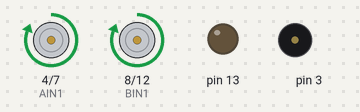
The sketch below on a simulated Arduino Uno, built with avr-gcc and run on an emulated ATmega328P. On the bench: motor-driver pin pairs drawn as motors (green arrow = first pin HIGH = forward, orange = second pin HIGH = backward, longer = more drive, scaled by the enable pin), output pins drawn as LEDs (lit = HIGH), buzzer (waves = sounding).

Above: at 7.5 s.
At 12.5 s:
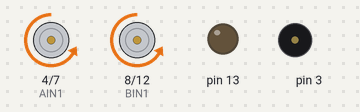
Timing chart, 0 to 16.5 s (numbered marks = the images above):
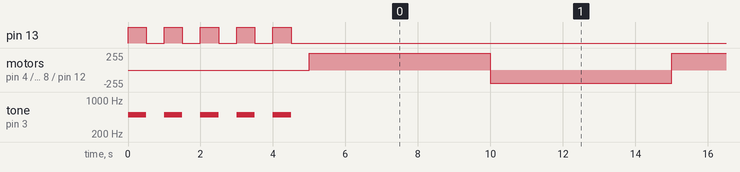

Measured:
- by itself, motor on pin 4 (AIN1) / pin 7 (AIN2), motor on pin 8 (BIN1) / pin 12 (BIN2): alternates forward 255/255 for 5.0 s and backward 200/255 for 5.0 s

The sketch:

arduino_motor_shield.ino
```cpp
long frequency = 500; //频率, 单位Hz

//Motor A
int PWMA = 5; //Speed control
int AIN1 = 4; //Direction
int AIN2 = 7; //Direction

//Motor B
int PWMB = 6; //Speed control
int BIN1 = 8; //Direction
int BIN2 = 12; //Direction

void setup() {
  pinMode(13, OUTPUT);
  pinMode(3, OUTPUT);

  pinMode(PWMA, OUTPUT);
  pinMode(AIN1, OUTPUT);
  pinMode(AIN2, OUTPUT);

  pinMode(PWMB, OUTPUT);
  pinMode(BIN1, OUTPUT);
  pinMode(BIN2, OUTPUT);
  init2();
  init2();
  init2();
  init2();
  init2();
}

void loop() {
  move(1, 255, 1); //motor 1, full speed, left
  move(2, 255, 1); //motor 2, full speed, left

  delay(5000); //go for 1 second

  move(1, 200, 0); //motor 1, half speed, right
  move(2, 200, 0); //motor 2, half speed, right

  delay(5000);
}

void init2() {
  digitalWrite(13, HIGH);
  tone(3, frequency );
  delay(500);
  digitalWrite(13, LOW);
  noTone(3);
  delay(500);
}


void move(int motor, int speed, int direction) {
  //Move specific motor at speed and direction
  //motor: 0 for B 1 for A
  //speed: 0 is off, and 255 is full speed
  //direction: 0 clockwise, 1 counter-clockwise


  boolean inPin1 = LOW;
  boolean inPin2 = HIGH;

  if (direction == 1) {
    inPin1 = HIGH;
    inPin2 = LOW;
  }

  if (motor == 1) {
    digitalWrite(AIN1, inPin1);
    digitalWrite(AIN2, inPin2);
    analogWrite(PWMA, speed);
  } else {
    digitalWrite(BIN1, inPin1);
    digitalWrite(BIN2, inPin2);
    analogWrite(PWMB, speed);
  }
}
```
